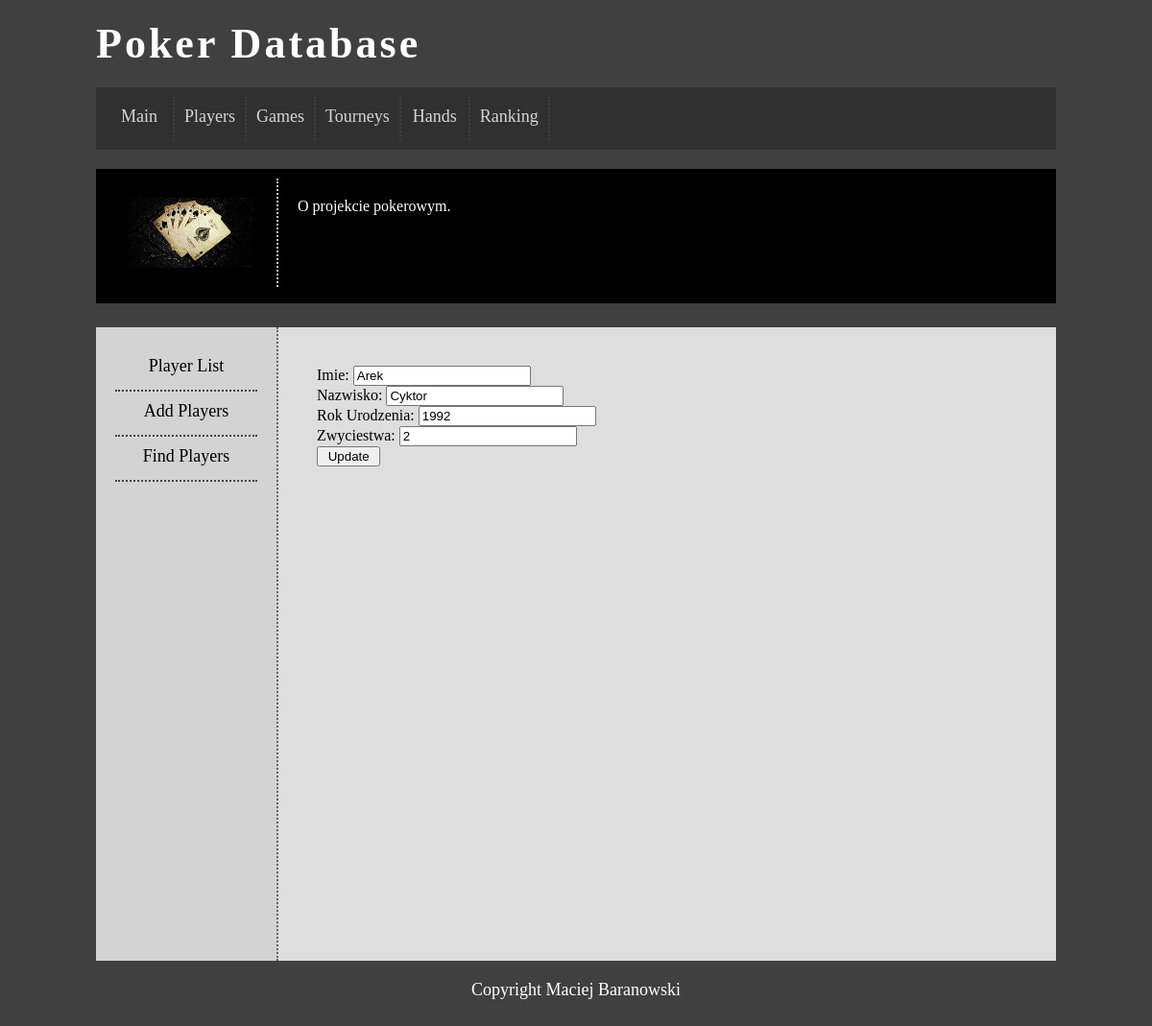
The page /playerupdate.php?edit=45 on the database its author committed.
### tables this page shows
CREATE TABLE IF NOT EXISTS `gracze` (
  `idgracza` int(11) NOT NULL,
  `imie` text NOT NULL,
  `nazwisko` text NOT NULL,
  `rokurodzenia` int(11) NOT NULL,
  `zwyciestwa` int(11) NOT NULL
);

### playerupdate.php (the view, shortened to what this page needs)
<?php require_once('db.php');
	if(isset($_GET['edit']) )
	{
		$id = $_GET['edit'];
		$query = "SELECT * FROM gracze WHERE idgracza='$id'";
		$response = @mysqli_query($dbc, $query) or die("Could not update".mysql_error());
		$row=mysqli_fetch_array($response);
	}
?>
<html>
<head>
	<link rel="stylesheet" href="style.css" type="text/css" />
</head>
<body>
	<div id="container">
		<div id="logo">
		 Poker Database
		</div>
		<div id="menu">
		<a href='index.php' class="optionlink"><div class="option">Main</div></a>
		<a href='playerlist.php' class="optionlink"><div class="option">Players</div></a>
		<a href='gamelist.php' class="optionlink"><div class="option">Games</div></a>
		<a href='tourneylist.php' class="optionlink"><div class="option">Tourneys</div></a>
		<a href='handlist.php' class="optionlink"><div class="option">Hands</div></a>
		<a href='rankinglist.php' class="optionlink"><div class="option">Ranking</div></a>
		</div>
		<div id="topbar">
			<div id="topbarL">
				<img src="cards.jpeg" />
			</div>
			<div id="topbarR">
				O projekcie pokerowym.
			</div>
		</div>
		<div id="sidebar">
		 <a href='playerlist.php' class="optionlinkS"><div class="optionL">Player List</div></a>
		 <a href='playeradd.php' class="optionlinkS"><div class="optionL">Add Players</div></a>
		 <a href='playeradd.php' class="optionlinkS"><div class="optionL">Find Players</div></a>
		</div>
	<div id="content">
		<form action="playerupdate.php" method="POST">
		Imie: <input type="text" name="newImie"                         value="<?php echo $row[1]; ?>"><br />
		Nazwisko: <input type="text" name="newNazwisko"                 value="<?php echo $row[2]; ?>"><br />
		Rok Urodzenia: <input type="text" name="newRokurodzenia"        value="<?php echo $row[3]; ?>"><br />
		Zwyciestwa: <input type="text" name="newZwyciestwa"         	value="<?php echo $row[4]; ?>"><br />
		<input type="submit" value=" Update ">
		</form>
	</div>
		<div id="footer">
			Copyright Maciej Baranowski
		</div>
	</div>
</body>
</html>

### style.css (style rules this page uses)
body { background-color: #404040; }
#container { width: 1000px; margin-left: auto; margin-right: auto; }
#logo { color: white; margin-top: 20px; font-size: 44px; letter-spacing: 3px; font-weight: 900; }
#menu { background-color: #303030; margin-top: 20px; color: #ffffff; padding: 10px; text-align: center; }
#topbar { background-color: black; color: white; padding: 10px; margin-top: 20px; margin-bottom: 25px; height: 120px; }
#topbarL { float: left; padding: 20px; width: 138px; text-align: center; border-right: 2px dotted #cccccc; }
#topbarR { float: left; padding: 20px; width: 760px; font-size: 16px; text-align: justify; }
#sidebar { float: left; width: 148px; min-height: 620px; padding: 20px; background-color: lightgray; text-align: center; font-size: 18px; border-right: 2px dotted #666666; }
#content { float: left; padding: 40px; width: 730px; background-color: #dedede; min-height: 580px; text-align: justify; }
#footer { clear: both; color: white; text-align: center; padding: 20px; font-size: 18px; }
.option { float: left; min-width: 50px; height: 25px; font-size: 18px; padding: 10px; border-right: 2px dotted #444444; opacity: 0.8; }
.optionL { font-size:18px; height: 25px; padding: 10px; border-bottom: 2px dotted #444444; }
a.optionlink { color: #ffffff; text-decoration: none; }
a.optionlinkS { color: black; text-decoration: none; }

### rows shown on the page
gracze: newImie "Arek", newNazwisko "Cyktor", newRokurodzenia "1992", newZwyciestwa "2"
